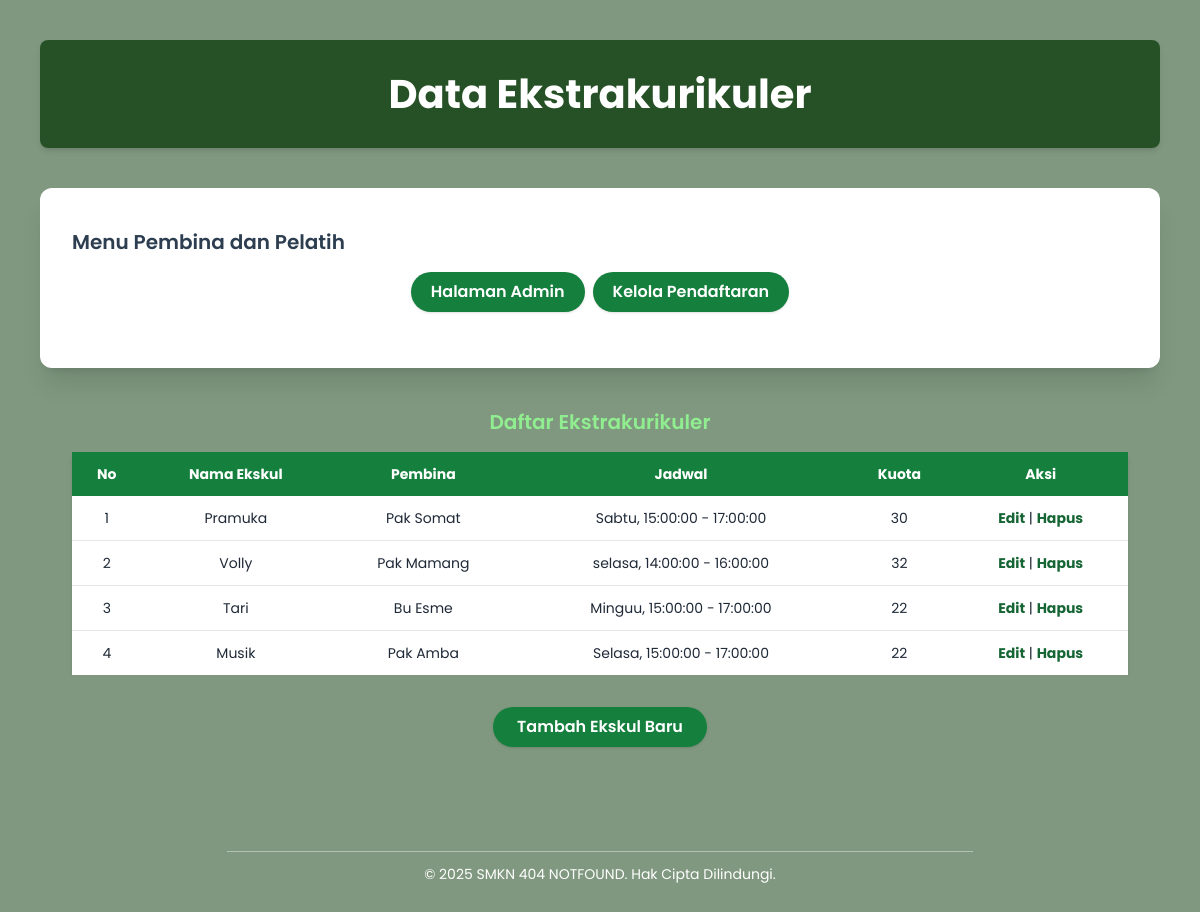
Screenshot of /admin/admin_eskul.php with the database file from the repository.
### tables this page shows
CREATE TABLE `eskul` (
  `id_eskul` int(11) NOT NULL,
  `nama_eskul` varchar(100) NOT NULL,
  `deskripsi` text NOT NULL,
  `pembina` varchar(100) NOT NULL,
  `hari_kegiatan` varchar(10) NOT NULL,
  `jam_mulai` time NOT NULL,
  `jam_selesai` time NOT NULL,
  `lokasi` varchar(100) NOT NULL,
  `kuota` int(11) DEFAULT NULL
);

### admin/admin_eskul.php (the view, shortened to what this page needs)
<?php
include '../koneksi.php';
$role = $_SESSION['role'];
$query = "SELECT * FROM eskul";
$result = $conn->query($query);
?>
<!DOCTYPE html>
<html lang="id">
<head>
  <script src="https://cdn.tailwindcss.com"></script>
</head>
<body class="relative min-h-screen p-6 sm:p-10 text-[#2c3e50] ">
  <h1 class=" w-full max-w-[1300px] mx-auto text-center text-[2.5em] text-white bg-[rgba(0,50,0,0.7)] py-6 px-4 rounded-lg shadow-md mb-10 animate-fadeIn font-bold">
    Data Ekstrakurikuler
  </h1>
  <div class="w-full max-w-[1300px] mx-auto px-4 sm:px-6 md:px-8 bg-white p-6 sm:p-10 rounded-xl shadow-xl mb-10 animate-slideIn">
    <h2 class="text-xl font-semibold mb-4">
      <?= in_array($role, ['admin']) ? 'Menu Admin' : 'Menu Pembina dan Pelatih'; ?>
    </h2>
    <div class="flex flex-wrap justify-center gap-2 font-semibold mb-4">
      <a href="/Web-Ekstrakurikuler/panel_admin.php" class="bg-green-700 text-white px-5 py-2 rounded-full shadow hover:bg-green-800 hover:scale-105 transition">Halaman Admin</a>
      <a href="admin_daftar.php" class="bg-green-700 text-white px-5 py-2 rounded-full shadow hover:bg-green-800 hover:scale-105 transition">Kelola Pendaftaran</a>
    </div>
  </div>
  <h3 class="text-xl text-[#90EE90] text-center mb-4 font-semibold animate-slideIn">Daftar Ekstrakurikuler</h3>
  <div class="w-full max-w-[1350px] mx-auto px-4 sm:px-6 md:px-8 overflow-x-auto animate-slideIn">
    <table class="w-full min-w-[700px] text-sm text-center bg-white shadow-md">
      <thead class="bg-green-700 text-white font-semibold">
        <tr>
          <th class="p-3">No</th>
          <th class="p-3">Nama Ekskul</th>
          <th class="p-3">Pembina</th>
          <th class="p-3">Jadwal</th>
          <th class="p-3">Kuota</th>
          <th class="p-3">Aksi</th>
        </tr>
      </thead>
      <tbody class="text-gray-800 font-normal divide-y">
        <?php $no = 1; if ($result->num_rows > 0): while ($row = $result->fetch_assoc()): ?>
        <tr class="hover:bg-green-50">
          <td class="p-3"><?= $no++; ?></td>
          <td class="p-3"><?= htmlspecialchars($row['nama_eskul']); ?></td>
          <td class="p-3"><?= htmlspecialchars($row['pembina']); ?></td>
          <td class="p-3"><?= htmlspecialchars($row['hari_kegiatan']) . ', ' . $row['jam_mulai'] . ' - ' . $row['jam_selesai']; ?></td>
          <td class="p-3"><?= $row['kuota']; ?></td>
          <td class="p-3">
            <a href="edit_ekskul.php?id=<?= $row['id_eskul']; ?>" class="text-green-800 font-bold hover:underline">Edit</a> |
            <a href="hapus_ekskul.php?id=<?= $row['id_eskul']; ?>" class="text-green-800 font-bold hover:underline" onclick="return confirm('Yakin ingin menghapus?')">Hapus</a>
          </td>
        </tr>
        <?php endwhile; else: ?>
        <tr><td colspan="6" class="p-4 text-gray-500">Belum ada data ekskul.</td></tr>
        <?php endif; ?>
      </tbody>
    </table>
  </div>
  <div class="text-center mt-8 animate-slideIn">
    <a href="tambah_ekskul.php" class="bg-green-700 text-white px-6 py-2 rounded-full font-semibold shadow hover:bg-green-800 hover:scale-105 transition inline-block">Tambah Ekskul Baru</a>
  </div>
  <footer class="text-white text-center text-sm mt-20 py-6 animate-fadeIn">
    <hr class="border-white mb-3 w-2/3 mx-auto opacity-40">
    <p>&copy; <?= date('Y'); ?> SMKN 404 NOTFOUND. Hak Cipta Dilindungi.</p>
  </footer>
</body>
</html>

### admin/admin_eskul.php (style rules this page uses)
body { font-family: 'Poppins', sans-serif; background-image: url('/WEb-Ekstrakurikuler/smklogo.png'); background-size: cover; background-position: center; background-repeat: no-repeat; }
body::before { content: ''; position: fixed; inset: 0; background-color: rgba(0,50,0,0.5); z-index: -1; backdrop-filter: blur(4px) brightness(1); }
.animate-fadeIn { animation: fadeIn 1s ease-out forwards; }
.animate-slideIn { animation: slideIn 1.4s ease-out forwards; }

### rows the page displays
eskul: nama_eskul "Pramuka", pembina "Pak Somat", hari_kegiatan "Sabtu", jam_mulai "15:00:00", jam_selesai "17:00:00", kuota "30"
eskul: nama_eskul "Volly", pembina "Pak Mamang", hari_kegiatan "selasa", jam_mulai "14:00:00", jam_selesai "16:00:00", kuota "32"
eskul: nama_eskul "Tari", pembina "Bu Esme", hari_kegiatan "Minguu", jam_mulai "15:00:00", jam_selesai "17:00:00", kuota "22"
eskul: nama_eskul "Musik", pembina "Pak Amba", hari_kegiatan "Selasa", jam_mulai "15:00:00", jam_selesai "17:00:00", kuota "22"
